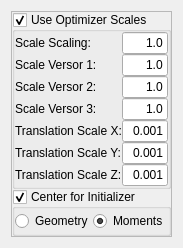
<?xml version="1.0" encoding="UTF-8"?>
<ui version="4.0">
 <class>QmitkSimilarity3DTransformControls</class>
 <widget class="QWidget" name="QmitkSimilarity3DTransformControls">
  <property name="geometry">
   <rect>
    <x>0</x>
    <y>0</y>
    <width>173</width>
    <height>248</height>
   </rect>
  </property>
  <property name="windowTitle">
   <string>Form</string>
  </property>
  <layout class="QVBoxLayout" name="verticalLayout">
   <item>
    <widget class="QFrame" name="m_Similarity3DTransformFrame">
     <property name="frameShape">
      <enum>QFrame::StyledPanel</enum>
     </property>
     <property name="frameShadow">
      <enum>QFrame::Raised</enum>
     </property>
     <layout class="QVBoxLayout" name="verticalLayout_82">
      <property name="spacing">
       <number>0</number>
      </property>
      <property name="margin">
       <number>0</number>
      </property>
      <item>
       <widget class="QGroupBox" name="m_UseOptimizerScalesSimilarity3D">
        <property name="title">
         <string>Use Optimizer Scales</string>
        </property>
        <property name="flat">
         <bool>true</bool>
        </property>
        <property name="checkable">
         <bool>true</bool>
        </property>
        <layout class="QVBoxLayout" name="verticalLayout_81">
         <property name="spacing">
          <number>0</number>
         </property>
         <property name="margin">
          <number>0</number>
         </property>
         <item>
          <layout class="QHBoxLayout" name="_146">
           <item>
            <layout class="QVBoxLayout" name="_147">
             <item>
              <widget class="QLabel" name="textLabel1_8_2_3_2_2_2_3_4">
               <property name="font">
                <font>
                 <weight>50</weight>
                 <bold>false</bold>
                </font>
               </property>
               <property name="text">
                <string>Scale Scaling:</string>
               </property>
               <property name="wordWrap">
                <bool>false</bool>
               </property>
              </widget>
             </item>
             <item>
              <widget class="QLabel" name="textLabel2_6_3_3_2_2_2_3_4">
               <property name="font">
                <font>
                 <weight>50</weight>
                 <bold>false</bold>
                </font>
               </property>
               <property name="text">
                <string>Scale Versor 1:</string>
               </property>
               <property name="wordWrap">
                <bool>false</bool>
               </property>
              </widget>
             </item>
             <item>
              <widget class="QLabel" name="textLabel3_5_3_3_2_2_2_3_4">
               <property name="font">
                <font>
                 <weight>50</weight>
                 <bold>false</bold>
                </font>
               </property>
               <property name="text">
                <string>Scale Versor 2:</string>
               </property>
               <property name="wordWrap">
                <bool>false</bool>
               </property>
              </widget>
             </item>
             <item>
              <widget class="QLabel" name="textLabel1_9_2_2_2_2_2">
               <property name="font">
                <font>
                 <weight>50</weight>
                 <bold>false</bold>
                </font>
               </property>
               <property name="text">
                <string>Scale Versor 3:</string>
               </property>
               <property name="wordWrap">
                <bool>false</bool>
               </property>
              </widget>
             </item>
             <item>
              <widget class="QLabel" name="textLabel11_3_2_2_2_3_3">
               <property name="font">
                <font>
                 <weight>50</weight>
                 <bold>false</bold>
                </font>
               </property>
               <property name="text">
                <string>Translation Scale X:</string>
               </property>
               <property name="wordWrap">
                <bool>false</bool>
               </property>
              </widget>
             </item>
             <item>
              <widget class="QLabel" name="textLabel12_3_2_2_2_3_3">
               <property name="font">
                <font>
                 <weight>50</weight>
                 <bold>false</bold>
                </font>
               </property>
               <property name="text">
                <string>Translation Scale Y:</string>
               </property>
               <property name="wordWrap">
                <bool>false</bool>
               </property>
              </widget>
             </item>
             <item>
              <widget class="QLabel" name="textLabel13_2_2_2_2_3_3">
               <property name="font">
                <font>
                 <weight>50</weight>
                 <bold>false</bold>
                </font>
               </property>
               <property name="text">
                <string>Translation Scale Z:</string>
               </property>
               <property name="wordWrap">
                <bool>false</bool>
               </property>
              </widget>
             </item>
            </layout>
           </item>
           <item>
            <layout class="QVBoxLayout" name="_148">
             <item>
              <widget class="QLineEdit" name="m_ScalesSimilarity3DTransformScale1">
               <property name="minimumSize">
                <size>
                 <width>0</width>
                 <height>20</height>
                </size>
               </property>
               <property name="font">
                <font>
                 <weight>50</weight>
                 <bold>false</bold>
                </font>
               </property>
               <property name="text">
                <string>1.0</string>
               </property>
               <property name="alignment">
                <set>Qt::AlignRight</set>
               </property>
              </widget>
             </item>
             <item>
              <widget class="QLineEdit" name="m_ScalesSimilarity3DTransformScale2">
               <property name="minimumSize">
                <size>
                 <width>0</width>
                 <height>20</height>
                </size>
               </property>
               <property name="font">
                <font>
                 <weight>50</weight>
                 <bold>false</bold>
                </font>
               </property>
               <property name="text">
                <string>1.0</string>
               </property>
               <property name="alignment">
                <set>Qt::AlignRight</set>
               </property>
              </widget>
             </item>
             <item>
              <widget class="QLineEdit" name="m_ScalesSimilarity3DTransformScale3">
               <property name="minimumSize">
                <size>
                 <width>0</width>
                 <height>20</height>
                </size>
               </property>
               <property name="font">
                <font>
                 <weight>50</weight>
                 <bold>false</bold>
                </font>
               </property>
               <property name="text">
                <string>1.0</string>
               </property>
               <property name="alignment">
                <set>Qt::AlignRight</set>
               </property>
              </widget>
             </item>
             <item>
              <widget class="QLineEdit" name="m_ScalesSimilarity3DTransformScale4">
               <property name="minimumSize">
                <size>
                 <width>0</width>
                 <height>20</height>
                </size>
               </property>
               <property name="font">
                <font>
                 <weight>50</weight>
                 <bold>false</bold>
                </font>
               </property>
               <property name="text">
                <string>1.0</string>
               </property>
               <property name="alignment">
                <set>Qt::AlignRight</set>
               </property>
              </widget>
             </item>
             <item>
              <widget class="QLineEdit" name="m_ScalesSimilarity3DTransformScaleTranslationX">
               <property name="minimumSize">
                <size>
                 <width>0</width>
                 <height>20</height>
                </size>
               </property>
               <property name="font">
                <font>
                 <weight>50</weight>
                 <bold>false</bold>
                </font>
               </property>
               <property name="text">
                <string>0.001</string>
               </property>
               <property name="alignment">
                <set>Qt::AlignRight</set>
               </property>
              </widget>
             </item>
             <item>
              <widget class="QLineEdit" name="m_ScalesSimilarity3DTransformScaleTranslationY">
               <property name="minimumSize">
                <size>
                 <width>0</width>
                 <height>20</height>
                </size>
               </property>
               <property name="font">
                <font>
                 <weight>50</weight>
                 <bold>false</bold>
                </font>
               </property>
               <property name="text">
                <string>0.001</string>
               </property>
               <property name="alignment">
                <set>Qt::AlignRight</set>
               </property>
              </widget>
             </item>
             <item>
              <widget class="QLineEdit" name="m_ScalesSimilarity3DTransformScaleTranslationZ">
               <property name="minimumSize">
                <size>
                 <width>0</width>
                 <height>20</height>
                </size>
               </property>
               <property name="font">
                <font>
                 <weight>50</weight>
                 <bold>false</bold>
                </font>
               </property>
               <property name="text">
                <string>0.001</string>
               </property>
               <property name="alignment">
                <set>Qt::AlignRight</set>
               </property>
              </widget>
             </item>
            </layout>
           </item>
          </layout>
         </item>
        </layout>
       </widget>
      </item>
      <item>
       <widget class="QGroupBox" name="m_CenterForInitializerSimilarity3D">
        <property name="title">
         <string>Center for Initializer</string>
        </property>
        <property name="flat">
         <bool>true</bool>
        </property>
        <property name="checkable">
         <bool>true</bool>
        </property>
        <layout class="QHBoxLayout" name="horizontalLayout_10">
         <property name="spacing">
          <number>0</number>
         </property>
         <property name="margin">
          <number>0</number>
         </property>
         <item>
          <widget class="QRadioButton" name="m_GeometrySimilarity3D">
           <property name="enabled">
            <bool>true</bool>
           </property>
           <property name="minimumSize">
            <size>
             <width>0</width>
             <height>20</height>
            </size>
           </property>
           <property name="font">
            <font>
             <weight>50</weight>
             <bold>false</bold>
            </font>
           </property>
           <property name="text">
            <string>Geometry</string>
           </property>
          </widget>
         </item>
         <item>
          <widget class="QRadioButton" name="m_MomentsSimilarity3D">
           <property name="enabled">
            <bool>true</bool>
           </property>
           <property name="minimumSize">
            <size>
             <width>0</width>
             <height>20</height>
            </size>
           </property>
           <property name="font">
            <font>
             <weight>50</weight>
             <bold>false</bold>
            </font>
           </property>
           <property name="text">
            <string>Moments</string>
           </property>
           <property name="checked">
            <bool>true</bool>
           </property>
          </widget>
         </item>
        </layout>
       </widget>
      </item>
     </layout>
    </widget>
   </item>
  </layout>
 </widget>
 <resources/>
 <connections/>
</ui>
